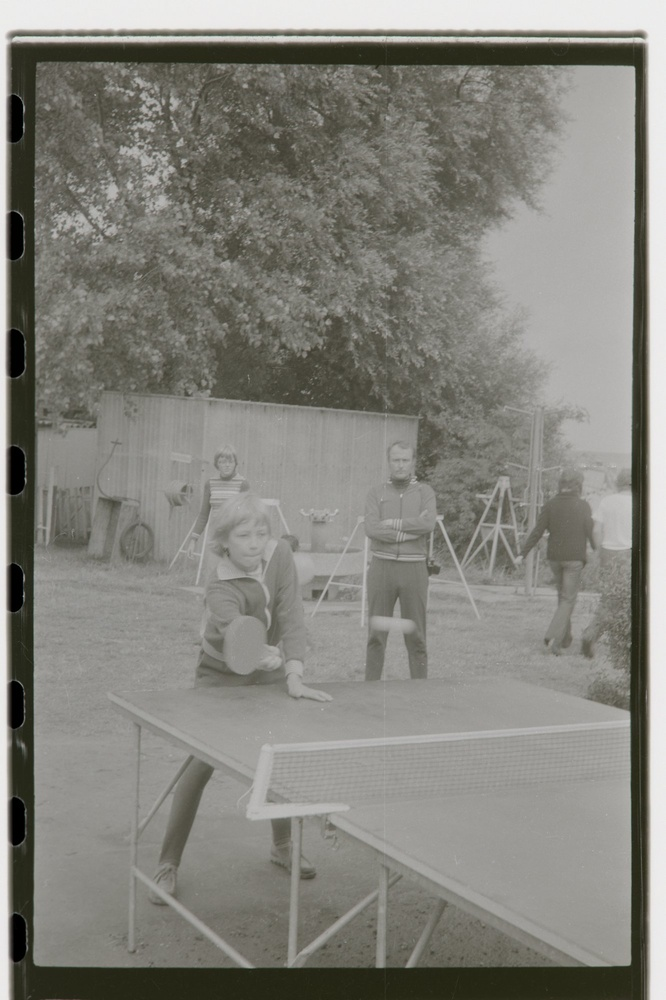
#> input picture test.jpg, 666 x 1000 px, shrunk from 1333 x 2000 before the run
$ python diagnose.py test.jpg
#> lines starting #> are read from the running program, lines starting #| are printed output that depends on the picture; after the words box and inside, x2 and y2 are one past the last pixel; in counts of white or black regions, pixels touching at a corner belong together
#!/usr/bin/env python3
"""Diagnose: Zeigt Erkennungsschritte als Bilder.
Setup: Halter (weiss) -> Film (schwarz) -> Bild (grau)"""
import cv2
import numpy as np
import sys
import os

def diagnose(path):
#> called with path = 'test.jpg'
    img = cv2.imread(path)
#> img is the input picture: shape (1000, 666, 3); mean B, G, R 124.1, 130.9, 131.8
    if img is None:
        print(f"Fehler: {path} nicht gefunden")
        return
    gray = cv2.cvtColor(img, cv2.COLOR_BGR2GRAY)
    h, w = gray.shape
#> h = 1000; w = 666
    print(f"Bild: {w}x{h}")
#| Bild: 666x1000
    out = "/tmp/diagnose"
    os.makedirs(out, exist_ok=True)

    # ── Schritt 1: Filmstreifen im Halter finden ──
    _, thresh = cv2.threshold(gray, 0, 255,
                              cv2.THRESH_BINARY + cv2.THRESH_OTSU)
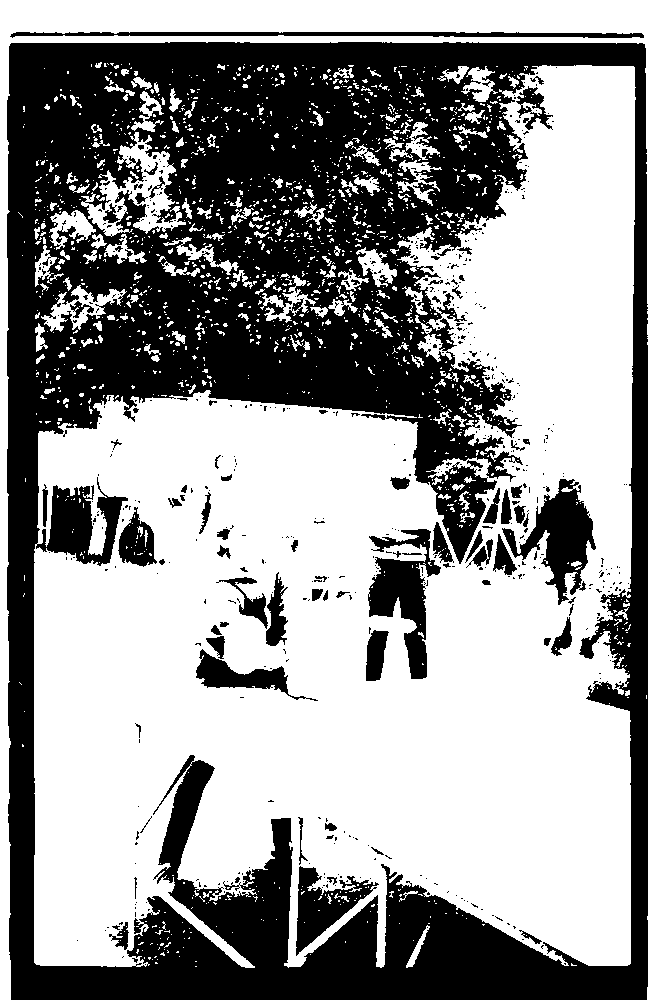
#> thresh: shape (1000, 666); 59.8% white; 592 black regions (507 under 20 px), largest, box (x1, y1, x2, y2) and area: (7, 42, 648, 1000) 238884, (502, 479, 596, 605) 4629, (368, 529, 441, 679) 4620
    inv = cv2.bitwise_not(thresh)
    k1 = cv2.getStructuringElement(cv2.MORPH_RECT, (15, 15))
    closed = cv2.morphologyEx(inv, cv2.MORPH_CLOSE, k1, iterations=3)
#> closed: shape (1000, 666); 59.2% white; 5 black regions, box (x1, y1, x2, y2) and area: (34, 541, 631, 965) 162711, (472, 66, 635, 501) 50350, (112, 401, 394, 576) 32992, (0, 0, 666, 44) 21704, (38, 429, 110, 485) 3650
    closed = cv2.morphologyEx(closed, cv2.MORPH_OPEN, k1, iterations=2)
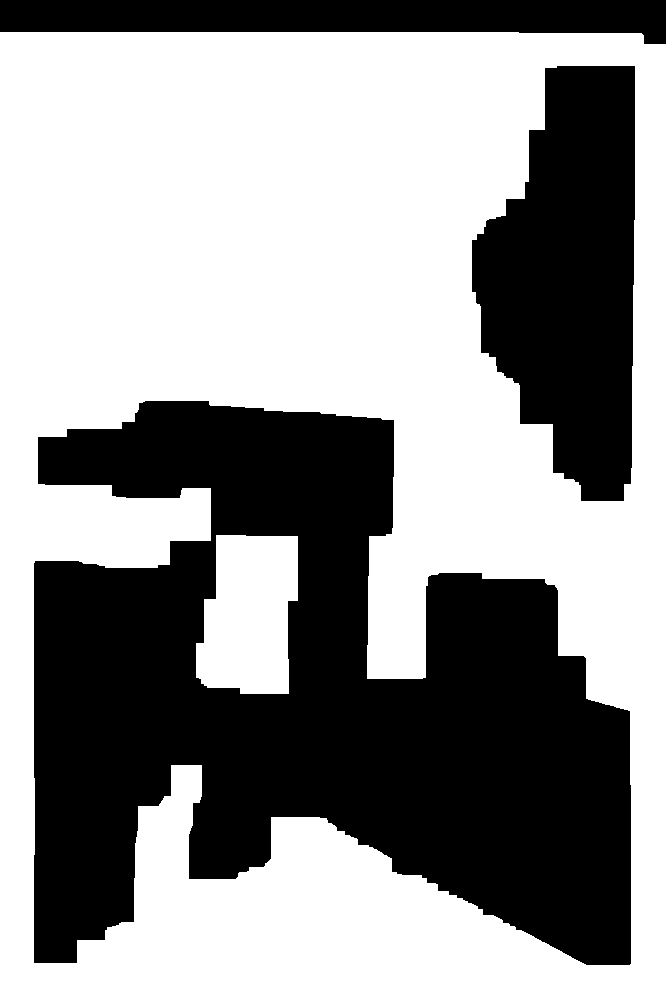
#> closed: shape (1000, 666); 58.6% white; 3 black regions
    cv2.imwrite(f"{out}/01_thresh.jpg", closed)

    contours, _ = cv2.findContours(closed, cv2.RETR_EXTERNAL,
                                   cv2.CHAIN_APPROX_SIMPLE)
#> contours = 1 contour; box (x1, y1, x2, y2) and area: (0, 32, 666, 1000) 642665
    if not contours:
        print("Kein Filmstreifen gefunden!")
        return
    cnt = max(contours, key=cv2.contourArea)
#> cnt = contour of 10 points, box (x1, y1, x2, y2) (0, 32, 666, 1000), area 642665
    xf, yf, wf, hf = cv2.boundingRect(cnt)
#> xf = 0; yf = 32; wf = 666; hf = 968
    print(f"Film: x={xf} y={yf} w={wf} h={hf} ({wf*hf/(w*h)*100:.1f}%)")
#| Film: x=0 y=32 w=666 h=968 (96.8%)

    mask = np.zeros(gray.shape, dtype=np.uint8)
    cv2.drawContours(mask, [cnt], -1, 255, -1)
#> mask: shape (1000, 666); 96.7% white; 1 black region, box (x1, y1, x2, y2) and area: (0, 0, 666, 44) 21704
    cv2.imwrite(f"{out}/02_film_mask.jpg", mask)
    d1 = img.copy()
    cv2.rectangle(d1, (xf, yf), (xf+wf, yf+hf), (0,255,0), 3)
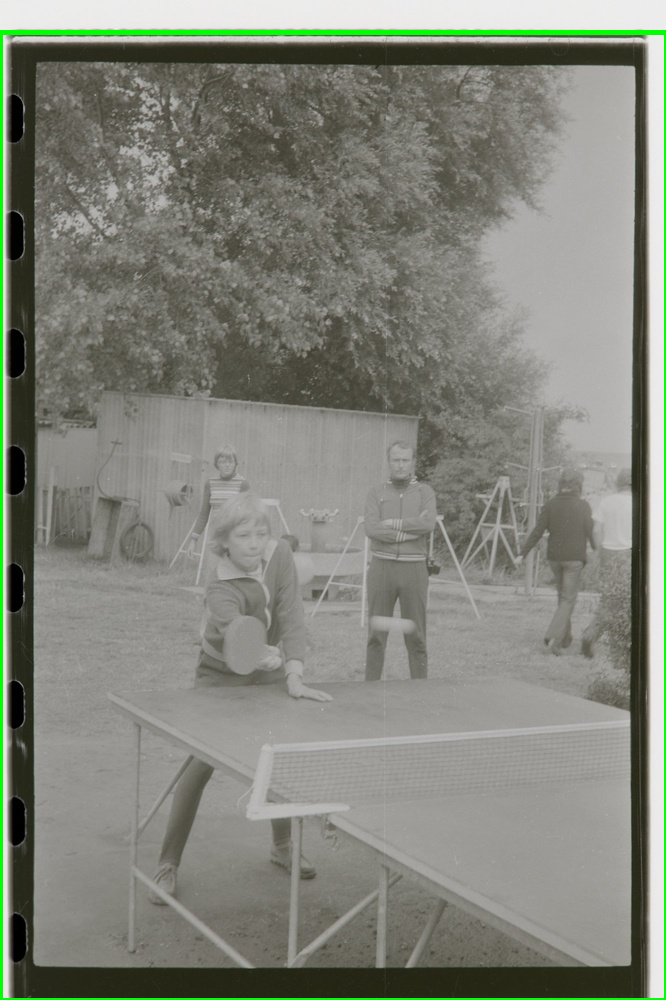
#> d1: shape (1000, 666, 3); 1.42% of pixels changed, all inside (x1, y1, x2, y2) = (0, 30, 666, 1000)
    cv2.imwrite(f"{out}/03_film_rect.jpg", d1)

    # ── Schritt 2: Helligkeitsprofil im Film ──
    film_gray = cv2.bitwise_and(gray, gray, mask=mask)
    film_px = gray[mask > 0]
    print(f"Film-Helligkeit: min={film_px.min()} max={film_px.max()} "
          f"mean={film_px.mean():.0f}")
#| Film-Helligkeit: min=0 max=238 mean=127

    # Variance-Map: Bildinhalt hat mehr Variation als Filmrand
    blur = cv2.GaussianBlur(film_gray, (21, 21), 0)
    diff = cv2.absdiff(film_gray, blur)
    cv2.imwrite(f"{out}/04_variance.jpg", np.clip(diff * 5, 0, 255).astype(np.uint8))
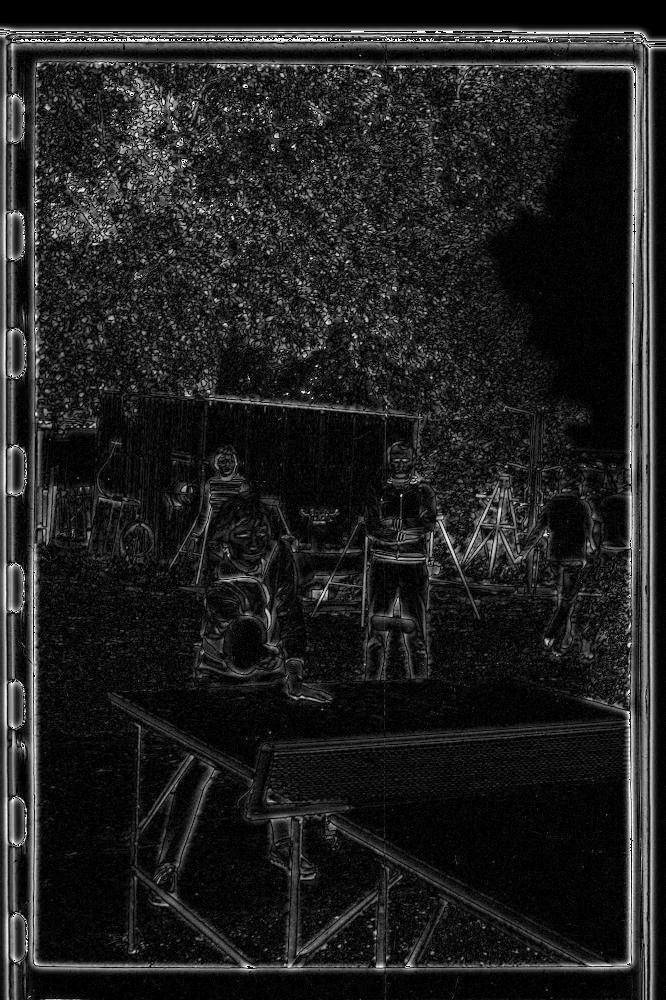
#> saved as 04_variance.jpg: shape (1000, 666); min 0, max 255, mean 32.6

    # ── Schritt 3: Helligkeits-Maske ──
    f_min, f_max = float(film_px.min()), float(film_px.max())
#> f_min = 0; f_max = 238
    thresh_bright = f_min + (f_max - f_min) * 0.25
#> thresh_bright = 59.5
    _, bright = cv2.threshold(film_gray, int(thresh_bright), 255,
                              cv2.THRESH_BINARY)
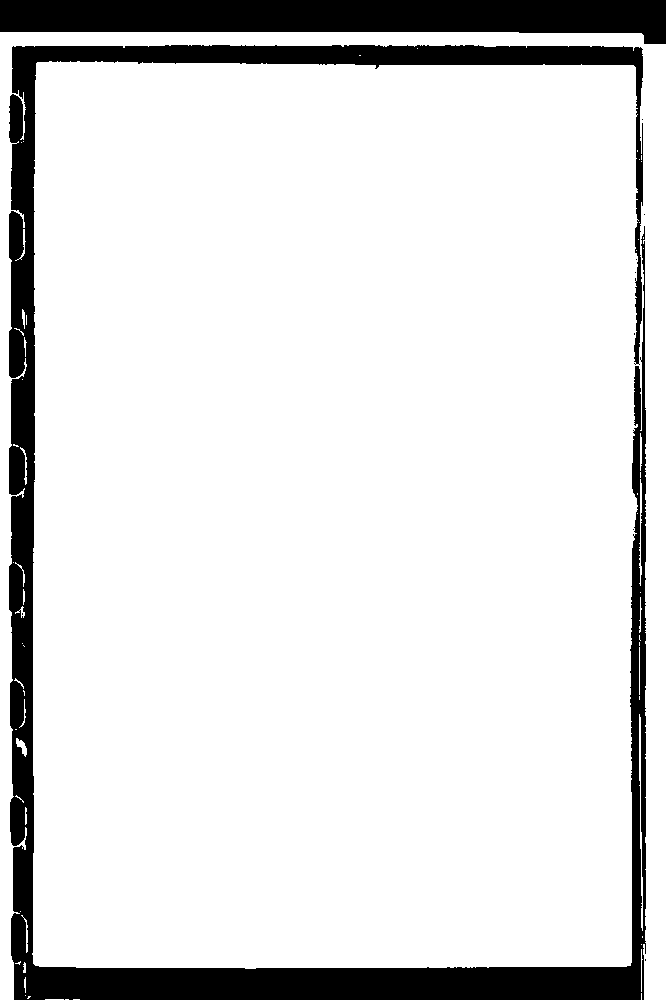
#> bright: shape (1000, 666); 87.7% white; 10 black regions (8 under 20 px), largest, box (x1, y1, x2, y2) and area: (9, 45, 646, 1000) 60441, (0, 0, 666, 44) 21704
    bright = cv2.bitwise_and(bright, mask)
    k2 = cv2.getStructuringElement(cv2.MORPH_RECT, (50, 50))
    bright = cv2.morphologyEx(bright, cv2.MORPH_CLOSE, k2, iterations=3)
#> bright: shape (1000, 666); every value is 255
    bright = cv2.morphologyEx(bright, cv2.MORPH_OPEN, k2, iterations=1)
    cv2.imwrite(f"{out}/05_bright_mask.jpg", bright)

    c3, _ = cv2.findContours(bright, cv2.RETR_EXTERNAL,
                              cv2.CHAIN_APPROX_SIMPLE)
#> c3 = [[[0, 0], [0, 999], [665, 999], [665, 0]]]
    if c3:
        c_best = max(c3, key=cv2.contourArea)
#> c_best = [[0, 0], [0, 999], [665, 999], [665, 0]]
        xb, yb, wb, hb = cv2.boundingRect(c_best)
#> xb = 0; yb = 0; wb = 666; hb = 1000
        print(f"Heller Bereich: x={xb} y={yb} w={wb} h={hb}")
#| Heller Bereich: x=0 y=0 w=666 h=1000
        d2 = img.copy()
        cv2.rectangle(d2, (xf, yf), (xf+wf, yf+hf), (0,255,0), 2)
        cv2.rectangle(d2, (xb, yb), (xb+wb, yb+hb), (0,0,255), 3)
        cv2.putText(d2, "Bild", (xb, yb-10),
                    cv2.FONT_HERSHEY_SIMPLEX, 0.8, (0,0,255), 2)
        cv2.imwrite(f"{out}/06_combined.jpg", d2)

    # ── Schritt 4: Spalten-/Zeilen-Profil ──
    strip = gray[yf:yf+hf, xf:xf+wf]
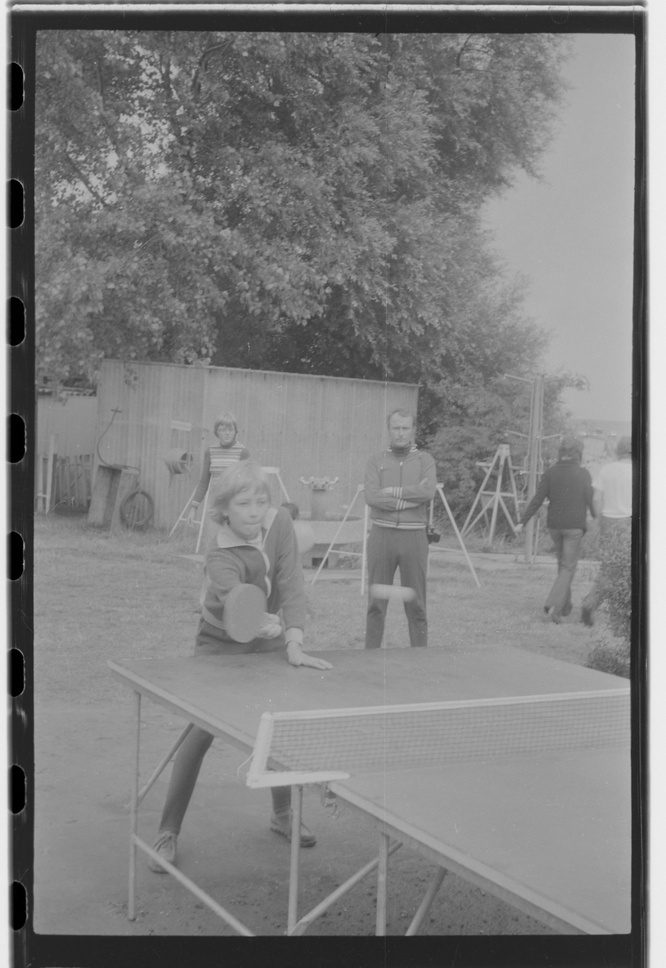
#> strip: shape (968, 666); min 0, max 239, mean 127.2
    col_mean = np.mean(strip, axis=0)
#> col_mean = 666 values, max 235.5 at index 665, min 27.31 at index 14, mean 127.2
    row_mean = np.mean(strip, axis=1)
#> row_mean = 968 values, max 210.3 at index 6, min 45.34 at index 942, mean 127.2
    print(f"\nSpalten-Profil (links): {[f'{v:.0f}' for v in col_mean[:15]]}")
#| Spalten-Profil (links): ['233', '233', '232', '231', '229', '216', '185', '152', '121', '95', '75', '52', '35', '29', '27']
    print(f"Spalten-Profil (rechts): {[f'{v:.0f}' for v in col_mean[-15:]]}")
#| Spalten-Profil (rechts): ['230', '232', '233', '234', '234', '235', '235', '235', '235', '235', '235', '235', '235', '235', '236']
    print(f"Zeilen-Profil (oben): {[f'{v:.0f}' for v in row_mean[:15]]}")
#| Zeilen-Profil (oben): ['126', '111', '99', '98', '147', '196', '210', '208', '203', '183', '140', '102', '83', '71', '62']
    print(f"Zeilen-Profil (unten): {[f'{v:.0f}' for v in row_mean[-15:]]}")
#| Zeilen-Profil (unten): ['46', '46', '46', '46', '46', '46', '46', '46', '46', '46', '46', '47', '47', '48', '50']

    # ── Schritt 5: Sprossenlocherkennung ──
    # Sprossen = sehr dunkle Bereiche am Rand des Films
    dark_thresh = f_min + (f_max - f_min) * 0.15
#> dark_thresh = 35.7
    _, dark_mask = cv2.threshold(film_gray, int(dark_thresh), 255,
                                 cv2.THRESH_BINARY_INV)
#> dark_mask: shape (1000, 666); 4.6% white; 446 white regions (420 under 20 px), largest, box (x1, y1, x2, y2) and area: (0, 0, 666, 44) 21704, (157, 969, 307, 1000) 1844, (309, 969, 384, 1000) 666
    dark_mask = cv2.bitwise_and(dark_mask, mask)
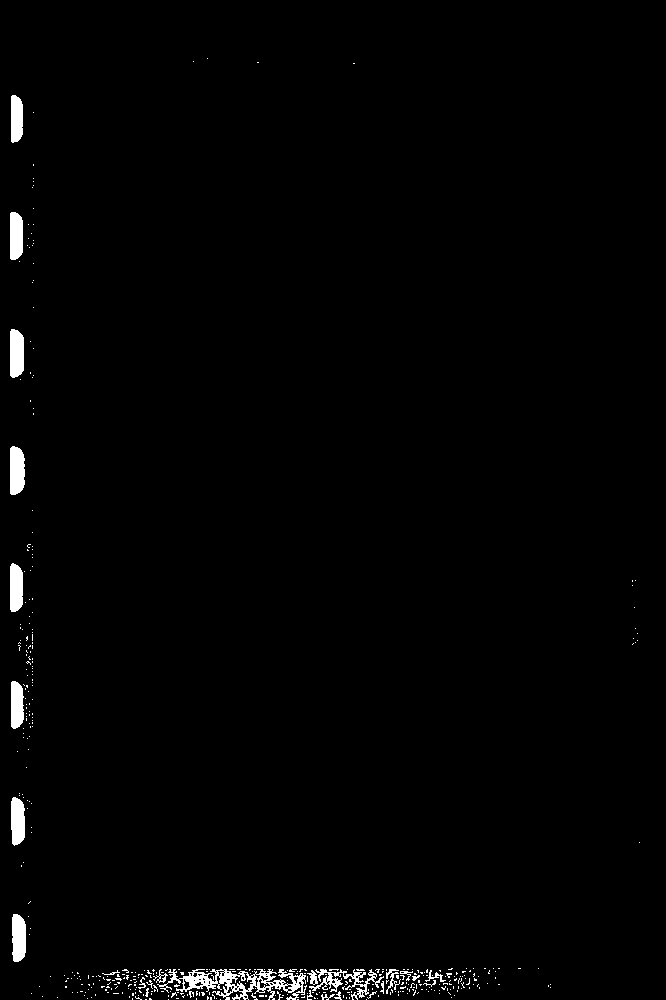
#> dark_mask: shape (1000, 666); 1.4% white; 445 white regions (420 under 20 px), largest, box (x1, y1, x2, y2) and area: (157, 969, 307, 1000) 1844, (309, 969, 384, 1000) 666, (10, 446, 25, 495) 648
    cv2.imwrite(f"{out}/07_dark_mask.jpg", dark_mask)

    # Spaltenweise dunkle Pixel zählen
    dark_per_col = np.sum(dark_mask > 0, axis=0)
#> dark_per_col = 666 values, max 386 at index 13, min 0 at index 0, mean 13.56
    dark_per_row = np.sum(dark_mask > 0, axis=1)
#> dark_per_row = 1000 values, max 190 at index 976, min 0 at index 0, mean 9.03
    print(f"\nDunkel pro Spalte (links): {[int(v) for v in dark_per_col[:20]]}")
#| Dunkel pro Spalte (links): [0, 0, 0, 0, 0, 0, 0, 0, 0, 0, 181, 312, 363, 386, 386, 382, 373, 373, 360, 357]
    print(f"Dunkel pro Spalte (rechts): {[int(v) for v in dark_per_col[-20:]]}")
#| Dunkel pro Spalte (rechts): [0, 0, 0, 0, 0, 0, 0, 0, 0, 0, 0, 0, 0, 0, 0, 0, 0, 0, 0, 0]

    print(f"\nAlle Diagnose-Bilder in: {out}/")

if __name__ == "__main__":
    diagnose(sys.argv[1])
